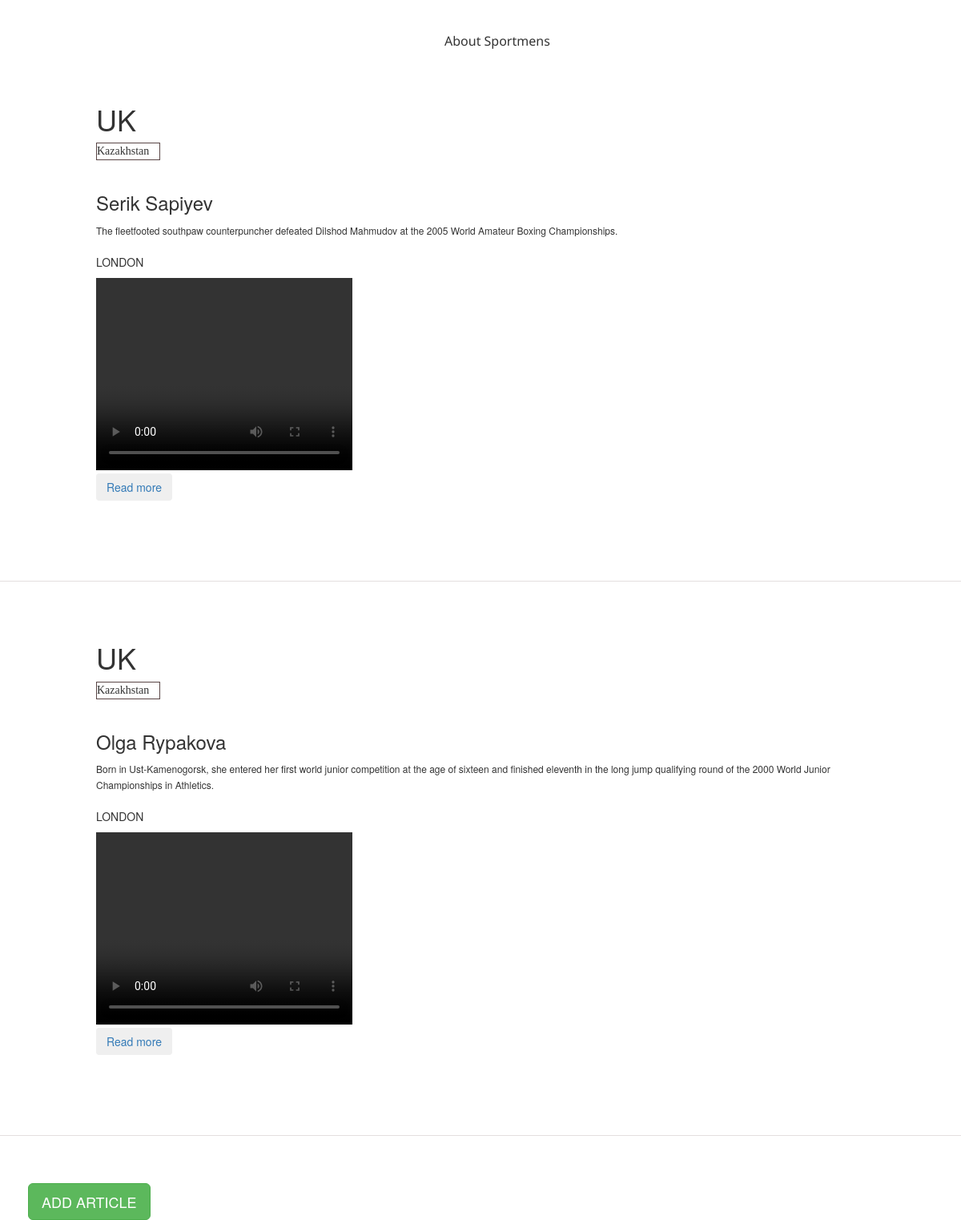
/forupload/, run on the app's committed database.
### main/models.py (models this page shows, shortened)
class Mvideo(models.Model):
    mcountry = models.CharField(max_length=50)
    mtext = models.TextField(max_length=5000)
    msportsmen=models.CharField(max_length=50)
    mcaption = models.CharField(max_length=100)
    mvideo = models.FileField(upload_to="video/%y", validators=[file_size])

### main/views.py (the view)
# urls.py: path('forupload/', views.forupload, name='video-upload'),
def forupload(request):
    video = Mvideo.objects.all()
    return render(request, 'main/forupload.html', {'video' : video})

### main/templates/main/forupload.html (shortened to what this page needs)
<!DOCTYPE html>
<html>
    <head>
        <link rel="stylesheet" href="https://maxcdn.bootstrapcdn.com/bootstrap/3.4.1/css/bootstrap.min.css">
        {% load static %}
        <link type="text/css" href="{% static 'main/css/styles.css' %}"  rel = "stylesheet"  />
        </head>
        <body>
        <br></br>
        <p class="zag" style="margin-left:555px;">About Sportmens</p>
        {% for x in video %}
        <div class="people">
             <div class="text_direction">
            <h1>{{x.mcountry}}</h1>
            <div style="width:80px;height:22px;border:0.5px solid rgb(90, 70, 70);font-family:cursive;background-color:white;">Kazakhstan</div>
            <br>
            <h3>{{x.msportsmen}}</h3>
            <text>{{x.mtext}}</text>
            <div style="margin-right:-50px">
              <br>
              <p>{{x.mcaption}}</p>
              <video width="320" height="240" controls>
                  <source src="{{x.mvideo.url}}" type="video/mp4">
                </video>
             </div>
            <a href="https://weproject.media/en/articles/detail/why-foreigners-believe-that-kazakhstan-is-a-safe-country-to-travel-work-and-live/"><button type="button" class="btn btn-outline-primary">Read more</button></a>
            </div>
    </div>
    <br>
    <br>
    <br>
    <br>
    {% endfor %}
    <br></br>
    <a href="http://127.0.0.1:8000/index/"><button class="btn btn-success btn-lg" style="margin-left:35px">ADD ARTICLE</button></a>
</body>
</html>

### main/static/main/css/styles.css (style rules this page uses)
p.zag { font-family: Noto Sans; font-size: medium; text-align: left; }
.people { display:flex; }
.text_direction text { font-size: 12px; }
.text_direction { margin-inline: 10%; margin-top:80px; margin-top: 3%; }

### data on the page
Mvideo: mcountry "UK", msportsmen "Serik Sapiyev", mtext "The fleetfooted southpaw counterpuncher defeated Dilshod Mahmudov at the 2005 World Amateur Boxing Championships.", mcaption "LONDON"
Mvideo: mcountry "UK", msportsmen "Olga Rypakova", mtext "Born in Ust-Kamenogorsk, she entered her first world junior competition at the age of sixteen and finished eleventh in the long jump qualifying round of the 2000 World Junior Championships in Athletics.", mcaption "LONDON"
